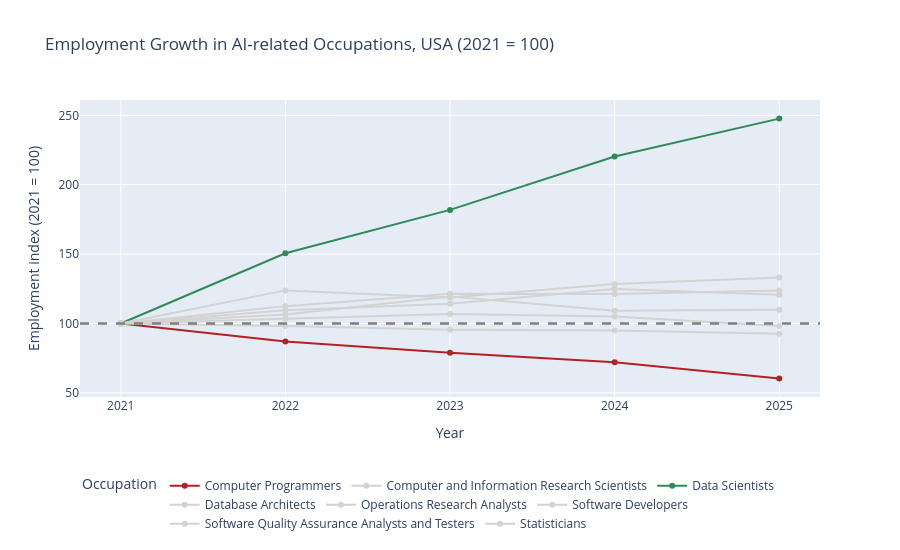

This figure's notebook cell:
### Markdown cell above
### 6.1 Line Chart – Employment Growth by Occupation (2021 = 100)

### Code cell
import plotly.express as px

# Sort by occupation and year so each line is drawn in time order
trend_df = trend_df.sort_values(['OCC_TITLE', 'YEAR'])

# Employment index: each occupation's 2021 value is set to 100
base_2021 = trend_df.groupby('OCC_TITLE')['TOT_EMP'].transform('first')
trend_df['EMP_INDEX'] = trend_df['TOT_EMP'] / base_2021 * 100


# Dashed reference line at 100 (no change since 2021)
fig_trend.add_hline(y=100, line_dash='dash', line_color='gray')
fig_trend.update_xaxes(dtick=1)

# Grey out the occupations that are not the focus of the analysis
for trace in fig_trend.data:
    if trace.name not in ['Data Scientists', 'Computer Programmers']:
        trace.line.color = 'lightgray'
        trace.marker.color = 'lightgray'

# Larger chart with the legend below it
fig_trend.update_layout(height=550, legend=dict(orientation='h', y=-0.25))

fig_trend.show()

### Figure 1 — Plotly figure (JSON) as saved in the notebook; plotly's stock layout.template omitted (floating-point values rounded to 4 significant figures)
{"data": [{"customdata": [[152610, 96650], [132740, 102790], [120370, 107750], [109870, 103640], [92230, 105170]], "hovertemplate": "Occupation=Computer Programmers<br>Year=%{x}<br>Employment index (2021 = 100)=%{y}<br>Employees=%{customdata[0]}<br>Mean annual wage (USD)=%{customdata[1]}<extra></extra>", "legendgroup": "Computer Programmers", "line": {"color": "firebrick", "dash": "solid"}, "marker": {"symbol": "circle"}, "mode": "lines+markers", "name": "Computer Programmers", "orientation": "v", "showlegend": true, "type": "scatter", "x": [2021, 2022, 2023, 2024, 2025], "xaxis": "x", "y": [100, 86.98, 78.87, 71.99, 60.44], "yaxis": "y"}, {"customdata": [[30840, 142650], [33780, 155880], [35210, 157160], [38480, 152310], [37200, 153930]], "hovertemplate": "Occupation=Computer and Information Research Scientists<br>Year=%{x}<br>Employment index (2021 = 100)=%{y}<br>Employees=%{customdata[0]}<br>Mean annual wage (USD)=%{customdata[1]}<extra></extra>", "legendgroup": "Computer and Information Research Scientists", "line": {"color": "lightgray", "dash": "solid"}, "marker": {"color": "lightgray", "symbol": "circle"}, "mode": "lines+markers", "name": "Computer and Information Research Scientists", "orientation": "v", "showlegend": true, "type": "scatter", "x": [2021, 2022, 2023, 2024, 2025], "xaxis": "x", "y": [100, 109.5, 114.2, 124.8, 120.6], "yaxis": "y"}, {"customdata": [[105980, 108660], [159630, 115240], [192710, 119040], [233440, 124590], [262440, 126800]], "hovertemplate": "Occupation=Data Scientists<br>Year=%{x}<br>Employment index (2021 = 100)=%{y}<br>Employees=%{customdata[0]}<br>Mean annual wage (USD)=%{customdata[1]}<extra></extra>", "legendgroup": "Data Scientists", "line": {"color": "seagreen", "dash": "solid"}, "marker": {"symbol": "circle"}, "mode": "lines+markers", "name": "Data Scientists", "orientation": "v", "showlegend": true, "type": "scatter", "x": [2021, 2022, 2023, 2024, 2025], "xaxis": "x", "y": [100, 150.6, 181.8, 220.3, 247.6], "yaxis": "y"}, {"customdata": [[50440, 121840], [62470, 136540], [59920, 137030], [64770, 142620], [67140, 144440]], "hovertemplate": "Occupation=Database Architects<br>Year=%{x}<br>Employment index (2021 = 100)=%{y}<br>Employees=%{customdata[0]}<br>Mean annual wage (USD)=%{customdata[1]}<extra></extra>", "legendgroup": "Database Architects", "line": {"color": "lightgray", "dash": "solid"}, "marker": {"color": "lightgray", "symbol": "circle"}, "mode": "lines+markers", "name": "Database Architects", "orientation": "v", "showlegend": true, "type": "scatter", "x": [2021, 2022, 2023, 2024, 2025], "xaxis": "x", "y": [100, 123.9, 118.8, 128.4, 133.1], "yaxis": "y"}, {"customdata": [[98700, 95830], [105080, 95820], [117880, 95600], [107760, 99120], [108510, 99730]], "hovertemplate": "Occupation=Operations Research Analysts<br>Year=%{x}<br>Employment index (2021 = 100)=%{y}<br>Employees=%{customdata[0]}<br>Mean annual wage (USD)=%{customdata[1]}<extra></extra>", "legendgroup": "Operations Research Analysts", "line": {"color": "lightgray", "dash": "solid"}, "marker": {"color": "lightgray", "symbol": "circle"}, "mode": "lines+markers", "name": "Operations Research Analysts", "orientation": "v", "showlegend": true, "type": "scatter", "x": [2021, 2022, 2023, 2024, 2025], "xaxis": "x", "y": [100, 106.5, 119.4, 109.2, 109.9], "yaxis": "y"}, {"customdata": [[1364180, 120990], [1534790, 132930], [1656880, 138110], [1654440, 144570], [1687890, 148100]], "hovertemplate": "Occupation=Software Developers<br>Year=%{x}<br>Employment index (2021 = 100)=%{y}<br>Employees=%{customdata[0]}<br>Mean annual wage (USD)=%{customdata[1]}<extra></extra>", "legendgroup": "Software Developers", "line": {"color": "lightgray", "dash": "solid"}, "marker": {"color": "lightgray", "symbol": "circle"}, "mode": "lines+markers", "name": "Software Developers", "orientation": "v", "showlegend": true, "type": "scatter", "x": [2021, 2022, 2023, 2024, 2025], "xaxis": "x", "y": [100, 112.5, 121.5, 121.3, 123.7], "yaxis": "y"}, {"customdata": [[190120, 97710], [196420, 105750], [203040, 108460], [199800, 110260], [186740, 111490]], "hovertemplate": "Occupation=Software Quality Assurance Analysts and Testers<br>Year=%{x}<br>Employment index (2021 = 100)=%{y}<br>Employees=%{customdata[0]}<br>Mean annual wage (USD)=%{customdata[1]}<extra></extra>", "legendgroup": "Software Quality Assurance Analysts and Testers", "line": {"color": "lightgray", "dash": "solid"}, "marker": {"color": "lightgray", "symbol": "circle"}, "mode": "lines+markers", "name": "Software Quality Assurance Analysts and Testers", "orientation": "v", "showlegend": true, "type": "scatter", "x": [2021, 2022, 2023, 2024, 2025], "xaxis": "x", "y": [100, 103.3, 106.8, 105.1, 98.22], "yaxis": "y"}, {"customdata": [[31370, 99450], [30780, 105510], [29950, 109190], [29800, 112330], [29030, 115700]], "hovertemplate": "Occupation=Statisticians<br>Year=%{x}<br>Employment index (2021 = 100)=%{y}<br>Employees=%{customdata[0]}<br>Mean annual wage (USD)=%{customdata[1]}<extra></extra>", "legendgroup": "Statisticians", "line": {"color": "lightgray", "dash": "solid"}, "marker": {"color": "lightgray", "symbol": "circle"}, "mode": "lines+markers", "name": "Statisticians", "orientation": "v", "showlegend": true, "type": "scatter", "x": [2021, 2022, 2023, 2024, 2025], "xaxis": "x", "y": [100, 98.12, 95.47, 95.0, 92.54], "yaxis": "y"}], "layout": {"height": 550, "legend": {"orientation": "h", "title": {"text": "Occupation"}, "tracegroupgap": 0, "y": -0.25}, "shapes": [{"line": {"color": "gray", "dash": "dash"}, "type": "line", "x0": 0, "x1": 1, "xref": "x domain", "y0": 100, "y1": 100, "yref": "y"}, {"line": {"color": "gray", "dash": "dash"}, "type": "line", "x0": 0, "x1": 1, "xref": "x domain", "y0": 100, "y1": 100, "yref": "y"}], "title": {"text": "Employment Growth in AI-related Occupations, USA (2021 = 100)"}, "xaxis": {"anchor": "y", "domain": [0, 1], "dtick": 1, "title": {"text": "Year"}}, "yaxis": {"anchor": "x", "domain": [0, 1], "title": {"text": "Employment index (2021 = 100)"}}}}
